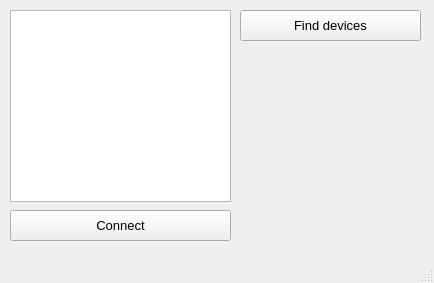
<?xml version="1.0" encoding="UTF-8"?>
<ui version="4.0">
 <class>MainWindow</class>
 <widget class="QMainWindow" name="MainWindow">
  <property name="geometry">
   <rect>
    <x>0</x>
    <y>0</y>
    <width>434</width>
    <height>283</height>
   </rect>
  </property>
  <property name="windowTitle">
   <string>MainWindow</string>
  </property>
  <widget class="QWidget" name="centralwidget">
   <widget class="QPushButton" name="findDevicesBtn">
    <property name="geometry">
     <rect>
      <x>240</x>
      <y>10</y>
      <width>181</width>
      <height>31</height>
     </rect>
    </property>
    <property name="font">
     <font>
      <family>MS Shell Dlg 2</family>
      <pointsize>10</pointsize>
     </font>
    </property>
    <property name="text">
     <string>Find devices</string>
    </property>
   </widget>
   <widget class="QPushButton" name="connectBtn">
    <property name="geometry">
     <rect>
      <x>10</x>
      <y>210</y>
      <width>221</width>
      <height>31</height>
     </rect>
    </property>
    <property name="font">
     <font>
      <family>MS Shell Dlg 2</family>
      <pointsize>10</pointsize>
     </font>
    </property>
    <property name="text">
     <string>Connect</string>
    </property>
   </widget>
   <widget class="QListWidget" name="devicesList">
    <property name="geometry">
     <rect>
      <x>10</x>
      <y>10</y>
      <width>221</width>
      <height>192</height>
     </rect>
    </property>
   </widget>
  </widget>
  <widget class="QMenuBar" name="menubar">
   <property name="geometry">
    <rect>
     <x>0</x>
     <y>0</y>
     <width>434</width>
     <height>21</height>
    </rect>
   </property>
  </widget>
  <widget class="QStatusBar" name="statusbar"/>
 </widget>
 <resources/>
 <connections/>
</ui>
